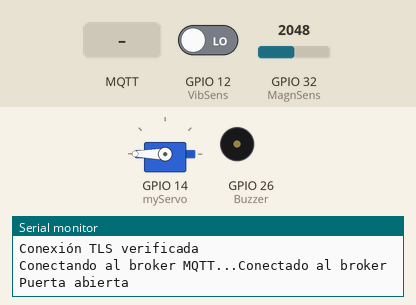
This sketch was run on a simulated ESP32. Shown: servo, buzzer (waves = sounding), the last lines printed to the serial monitor. The test bench sets the inputs (shaded band); at power-on: GPIO 12 (VibSens) LOW, GPIO 32 (MagnSens) = 2048. WiFi joins after 1.5 s; servers stay silent unless stated; the local clock reads 2024-03-15 10:24:30 at power-on unless the sketch sets it; no MQTT or app messages arrive unless stated.

Above: at 7.4 s.
7.5 s: GPIO 12 (VibSens) driven HIGH
At 14.6 s:
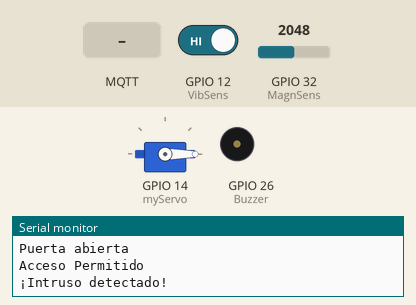
15.4 s: MQTT message "1" arrives on the first subscribed topic
At 15.9 s:
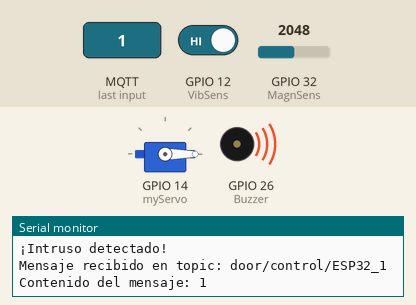
Timing chart, 0 to 21.2 s (numbered marks = the images above; inputs shaded):
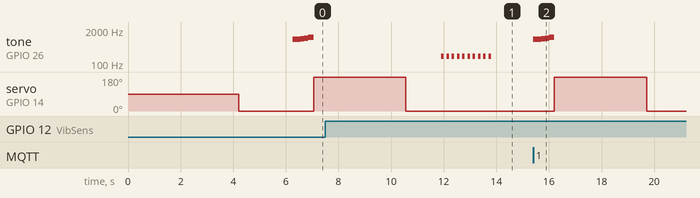

The sketch:

mqtt_tls.ino
```cpp
#include <WiFi.h>
#include <WiFiClientSecure.h>
#include <PubSubClient.h>
#include <ESP32Servo.h>
#include "time.h"

// Pines y objetos
#define Buzzer 26
#define VibSens 12
#define MagnSens 32
#define myServo 14

Servo myServoMotor;
WiFiClientSecure wifiClient;
PubSubClient client(wifiClient);

// Estados
bool lastVibStatus;
uint8_t lastDoorStatus = 255;
uint16_t magnStatus;
bool accessState = true;
bool checkAccess = true;
uint16_t threshOpen = 2400, threshClosed = 2600;
bool accessCntrl = 0; // 0 (Manual) / 1 (LLM)

// WiFi/MQTT
const char* ssid = "Dian";
const char* password = "cursoiot";
const char* mqtt_server = "10.169.86.36";
const int mqtt_port = 8883;
const char* ID_disp = "ESP32_1";

const char* ca_cert = \
"-----BEGIN CERTIFICATE-----\n" \
"MIIEBTCCAu2gAwIBAgIUEmJ46CyjbB7s++/vEOYXiRCe+qkwDQYJKoZIhvcNAQEL\n" \
"BQAwgZExCzAJBgNVBAYTAkNPMRIwEAYDVQQIDAlBbnRpb3F1aWExETAPBgNVBAcM\n" \
"CE1lZGVsbGluMQ0wCwYDVQQKDARVZGVBMQwwCgYDVQQLDANJb1QxEDAOBgNVBAMM\n" \
"B0N1c29Jb1QxLDAqBgkqhkiG9w0BCQEWHWplZmZlcnNvbi5kdXJhbmdvQHVkZWEu\n" \
"ZWR1LmNvMB4XDTI1MDcxMTE0NTUzNloXDTI2MDcxMTE0NTUzNlowgZExCzAJBgNV\n" \
"BAYTAkNPMRIwEAYDVQQIDAlBbnRpb3F1aWExETAPBgNVBAcMCE1lZGVsbGluMQ0w\n" \
"CwYDVQQKDARVZGVBMQwwCgYDVQQLDANJb1QxEDAOBgNVBAMMB0N1c29Jb1QxLDAq\n" \
"BgkqhkiG9w0BCQEWHWplZmZlcnNvbi5kdXJhbmdvQHVkZWEuZWR1LmNvMIIBIjAN\n" \
"BgkqhkiG9w0BAQEFAAOCAQ8AMIIBCgKCAQEAqxArmtmfapSZnoeqasVjIMJ0gR39\n" \
"CNsSCdPAvRsWomPSQgfe8OVevh19JrECCcz8StPDQYYH1OEwpiSf2MRk695UQrA2\n" \
"/FMJNRF8pFZnf487nqZYlDZ2OK/SAFif2cwS3pwtOGdDQOjQtfduQRiuOfPi5Ukc\n" \
"VF3ONPSB4zdURIilKJ6M7glwsM0BDFPqqqjPKEvYC4GIfzQx7KhwVAsaPSaWkGKv\n" \
"lgn4eeI9oPacowb3yAyEVqbjslX+QKc+2Xx0PdA6pstiwFkBeBzUPHDCvGojRe2d\n" \
"UG11jLK77jiFoC7f5QXNjaJ0CYRugmIdt3vtc/SG1pf72Kc/zzasRrw4SwIDAQAB\n" \
"o1MwUTAdBgNVHQ4EFgQUdG8J0zsAQn7uEgYI6eE6eQSVkB8wHwYDVR0jBBgwFoAU\n" \
"dG8J0zsAQn7uEgYI6eE6eQSVkB8wDwYDVR0TAQH/BAUwAwEB/zANBgkqhkiG9w0B\n" \
"AQsFAAOCAQEABrIDCfiR1teaUuZ13edJQhJ2rRSRKVz0xQUYG7K/HzcfuqGtetiW\n" \
"Gx6LHEj/Am2t9tO9uNU1YA/JlrrJOpsmtgEs1gNEdw67Y4xXFAa2uhBAelqOhdWV\n" \
"4XNtLobgGtnb+fkhaIvYiubaFIHa2RcvC93QFru8fCmcJfWIJi/sQHPSok9qn2/F\n" \
"wybi0WOIPSSDDx7mBwqDe+XryaE0YuLlj/tI1ew5+BNcKrMAQvMpAo61W+QXuy03\n" \
"wBPRczth3RTcvT6M4gdKRGHv+qpPNZcUGHEK88/u3Lc1aUa4qsqcVnfulq2VEFQf\n" \
"uJtnOYeWRTFFA7l3a5O9UqxPenJDt8i7LA==\n" \
"-----END CERTIFICATE-----\n";

void callback(char* topic, byte* payload, unsigned int length) {
  Serial.print("Mensaje recibido en topic: ");
  Serial.println(topic);
  String topic_control = "door/control/" + String(ID_disp);

  if (strcmp(topic, topic_control.c_str()) == 0) {
    // Convertir el payload a string
    char message[length + 1];
    memcpy(message, payload, length);
    message[length] = '\0';

    Serial.print("Contenido del mensaje: ");
    Serial.println(message);

    // Parsear los valores (esperamos formato "checkAccess,accessState")
    char* token = strtok(message, ",");
    if (token != NULL) {
      checkAccess = (strcmp(token, "1") == 0);
      token = strtok(NULL, ",");
      if (token != NULL) {
        accessState = (strcmp(token, "1") == 0);
        Serial.print("Valores actualizados - checkAccess: ");
        Serial.print(checkAccess);
        Serial.print(", accessState: ");
        Serial.println(accessState);
      }
    }
  }
}

void setup_wifi() {

  Serial.print("Conectando a Wi-Fi: ");
  Serial.println(ssid);
  WiFi.begin(ssid, password);
  while (WiFi.status() != WL_CONNECTED) {
    delay(1000);
    Serial.print(".");
  }
  Serial.println("\nWi-Fi conectado. IP: ");
  Serial.println(WiFi.localIP());
}

void reconnect() {
  while (!client.connected()) {
    Serial.print("Conectando al broker MQTT...");
    if (client.connect("ESP32Client")) {
      Serial.println("Conectado al broker");
      String topic_control = "door/control/" + String(ID_disp);
      client.subscribe(topic_control.c_str()); // Suscrito al topic para control de motor
    } else {
      Serial.print("Fallo, rc=");
      Serial.print(client.state());
      Serial.println(" Reintentando en 5 segundos");
      delay(5000);
    }
  }
}

void waitForNTP() {
  configTime(0, 0, "time.google.com", "time.windows.com", "co.pool.ntp.org");
  Serial.print("Esperando sincronización NTP");
  time_t now = time(nullptr);
  int retries = 0;
  const int maxRetries = 30; // 30 intentos = ~15 segundos
  while (now < 1000000000 && retries < maxRetries) {
    delay(500);
    Serial.print(".");
    now = time(nullptr);
    retries++;
  }
  if (now >= 1000000000) {
    Serial.println("\nHora sincronizada correctamente.");
  } else {
    Serial.println("\nError: No se pudo sincronizar la hora.");
  }
}

void abrirPuerta(bool automaticDoor = true) {
  // Asegurar que el servo está adjunto (por si se desconectó)
  if (!myServoMotor.attached()) {
    myServoMotor.attach(myServo);
  }

  myServoMotor.write(180);
  delay(500); // Pequeña pausa para asegurar el movimiento

  if (automaticDoor) {
    delay(3000); // Espera 3 segundos (corrige el comentario)
    myServoMotor.write(0);
    delay(500); // Pequeña pausa para asegurar el movimiento
  }

  // Desactivar el servo para evitar consumo innecesario
  myServoMotor.detach();
}

void accesoPermitido() {
  tone(Buzzer, 880); delay(150);
  tone(Buzzer, 900); delay(150);
  tone(Buzzer, 944); delay(150);
  tone(Buzzer, 988); delay(150);
  tone(Buzzer, 1047); delay(200);
  noTone(Buzzer);
  abrirPuerta(true);
}

void accesoDenegado() {
  for (int i = 0; i < 5; i++) {
    tone(Buzzer, 400); delay(150);
    noTone(Buzzer); delay(100);
  }
  tone(Buzzer, 300); delay(300);
  noTone(Buzzer);
}

void alerta() {
  for (int i = 0; i < 10; i++) {
    tone(Buzzer, 200); delay(100);
    noTone(Buzzer); delay(100);
  }
}

void setup() {
  Serial.begin(115200);
  pinMode(Buzzer, OUTPUT);
  pinMode(VibSens, INPUT);
  pinMode(MagnSens, INPUT);
  myServoMotor.attach(myServo);

  setup_wifi();
  waitForNTP();
  wifiClient.setCACert(ca_cert);

  if (wifiClient.connect(mqtt_server, mqtt_port)) {
    Serial.println("Conexión TLS verificada");
    wifiClient.stop();
  }

  client.setServer(mqtt_server, mqtt_port);
  client.setCallback(callback);

  delay(2000);
  myServoMotor.write(0);
  delay(2000);
  myServoMotor.detach();
}

void loop() {
  if (!client.connected()) {
    reconnect();
  }
  client.loop();

  bool currentVibStatus = digitalRead(VibSens);
  magnStatus = analogRead(MagnSens);

  uint8_t newDoorStatus;
  const char* doorStat;

  if (magnStatus > threshClosed) {
    newDoorStatus = 0;
    doorStat = "Puerta cerrada";
  } else if (magnStatus >= threshOpen) {
    newDoorStatus = 1;
    doorStat = "Puerta mal cerrada";
  } else {
    newDoorStatus = 2;
    doorStat = "Puerta abierta";
  }

  // Solo publicar si el estado cambió
  if (newDoorStatus != lastDoorStatus) {
    lastDoorStatus = newDoorStatus;

    Serial.println(doorStat);

    // Publicar ambos valores
    char magnMsg[50];
    sprintf(magnMsg, "Campo Magn: %d", magnStatus);
    String topic_magnetic = "door/status/" + String(ID_disp);
    client.publish("sensors/magnetic", magnMsg);
    client.publish(topic_magnetic.c_str(), doorStat);
  }

  // Verificación de vibración (forcejeo)
  if (currentVibStatus == HIGH && lastVibStatus == LOW) {
    alerta();
    Serial.println("¡Intruso detectado!");
    client.publish("sensors/vibration", "Vib: 1");
    String topic_vibration = "door/intruder/" + String(ID_disp);
    client.publish(topic_vibration.c_str(), "Intruso detectado");
  } else if (currentVibStatus == LOW && lastVibStatus == HIGH) {
    delay(1000);
    Serial.println("No hay mas intrusos");
    client.publish("sensors/vibration", "Vib: 0");
    String topic_vibration = "door/intruder/" + String(ID_disp);
    client.publish(topic_vibration.c_str(), "No hay mas intrusos");
  }

  // Verificación de acceso
  const char* doorAccess;
  if (checkAccess) {
    if (accessState) {
      accesoPermitido();
      doorAccess = "Acceso Permitido";
    } else {
      accesoDenegado();
      doorAccess = "Acceso Denegado";
    }
    checkAccess = false;
    Serial.println(doorAccess);
    //client.publish("door/access", doorAccess);
    delay(100);
  }

  lastVibStatus = currentVibStatus;
  delay(750);
}
```

Measured:
- after the input at 7.5 s, tone on GPIO 26 (Buzzer): alternates 200 Hz for 0.10 s and silent for 0.10 s, 20 changes in all, then stays silent, starting after 4.4 s
- after the input at 15.4 s, tone on GPIO 26 (Buzzer): plays 880 Hz for 0.15 s, 900 Hz for 0.15 s, 944 Hz for 0.15 s, 988 Hz for 0.15 s, 1047 Hz for 0.20 s, starting at once; servo on GPIO 14 (myServo): 0° → 180° after 0.81 s, → 0° 3.5 s later
- by itself, tone on GPIO 26 (Buzzer): plays 880 Hz for 0.15 s, 900 Hz for 0.15 s, 944 Hz for 0.15 s, 988 Hz for 0.15 s, 1047 Hz for 0.20 s
